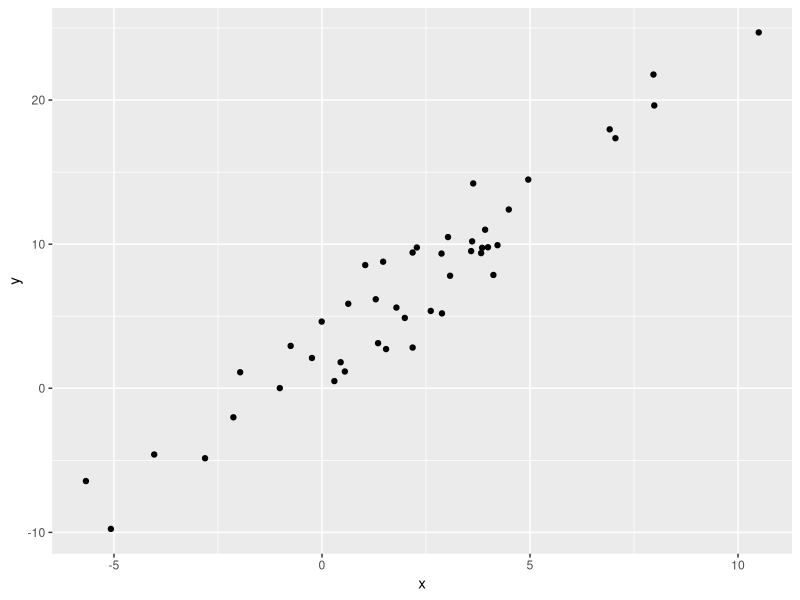
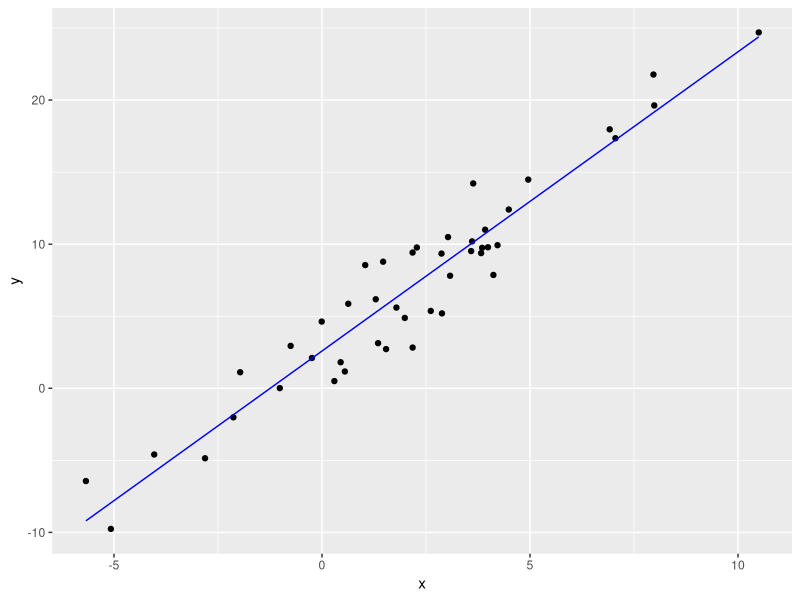
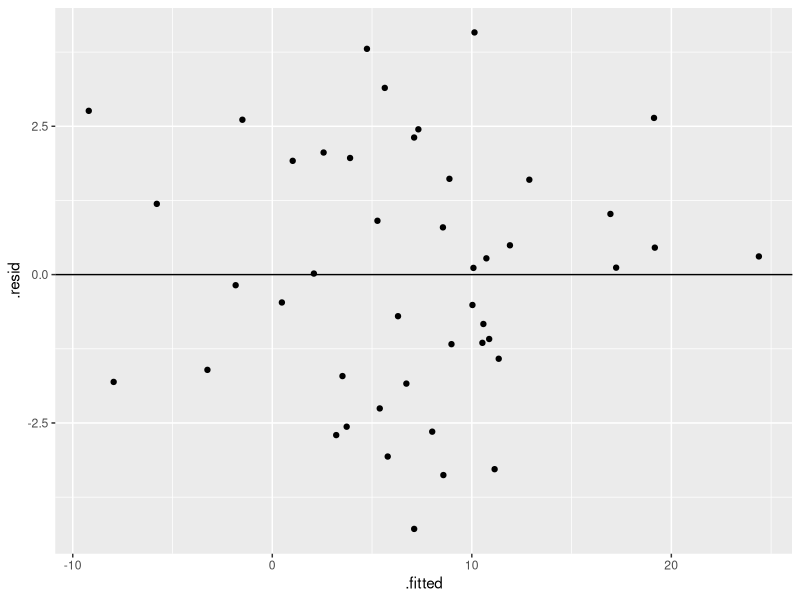
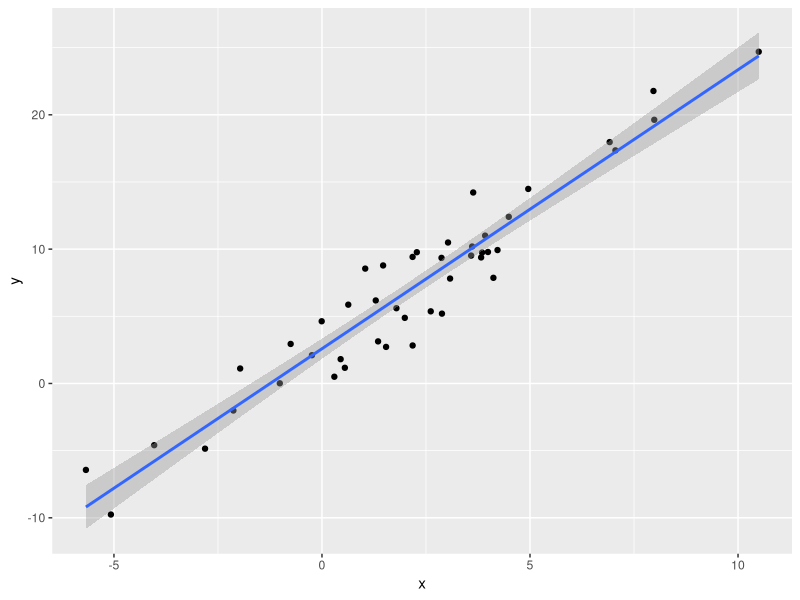

Reproduce these figures in R, in order. (Note: this script raises an error after producing the figures.)
## ---- chunk 1
library(tidyverse)
library(broom)
library(caret)
library(boot)
## ---- chunk 2
linear_df <- data.frame(x=rnorm(45,mean=2,sd=3.5))
linear_df <- linear_df %>% mutate(y=2*x+3+rnorm(45,sd=2))
linear_df %>% ggplot(aes(x=x,y=y)) + geom_point()
## ---- chunk 3
return_rss <- function(coeffs,data=linear_df){
  m <- coeffs[2]
  b <- coeffs[1]
  y_hat <- m*linear_df$x + b
  rss <- sum((linear_df$y - y_hat)^2)
}
## ---- chunk 4
(return_rss(c(1,1)))
## ---- chunk 5
optim(c(1,1),return_rss)$par
## ---- chunk 6
lm_fit <- lm(y~x,data=linear_df)
## ---- chunk 7
coefficients(lm_fit)
## ---- chunk 8
tidy(lm_fit)
## ---- chunk 9
glance(lm_fit)
## ---- chunk 10
lm_fit_aug <- augment(lm_fit)
head(lm_fit_aug)
## ---- chunk 11
sum((lm_fit_aug$.resid)^2)
## ---- chunk 12
(return_rss(coefficients(lm_fit)))
## ---- chunk 13
lm_fit_aug %>% ggplot() + 
  geom_point(aes(x=x,y=y)) + 
  geom_line(aes(x=x,y=.fitted),color="blue")
## ---- chunk 14
lm_fit_aug %>% ggplot(aes(x=.fitted,y=.resid)) + 
  geom_point() + 
  geom_hline(yintercept = 0)
## ---- chunk 15
linear_df %>% ggplot(aes(x=x,y=y)) + geom_point() + 
  geom_smooth(method="lm")
## ---- chunk 16
lm_fit_aug %>% ggplot(aes(x=x,y=y)) + 
  geom_line(aes(x=x,y=.fitted-2*.se.fit)) + 
  geom_line(aes(x=x,y=.fitted+2*.se.fit)) + 
  geom_ribbon(aes(ymin = .fitted-2*.se.fit, ymax = .fitted+2*.se.fit), fill = "grey70") + 
  geom_point(aes(x=x,y=y)) + 
  geom_line(aes(x=x,y=.fitted),color="blue")
## ---- chunk 17
N <- 5000

boot_fit <- function(data,id){
  resamp_df <- data[id, ]
  re_fit <- lm(y~x,data=resamp_df)
  predict(re_fit,data)
}

boot_result <- boot(linear_df,boot_fit,R=N)

## ---- chunk 18
boot_se <- apply(boot_result$t, MARGIN=2, FUN = sd)
## ---- chunk 19
lm_fit_aug %>% mutate(boot_se=boot_se) %>% select(.se.fit,boot_se) %>% head()
